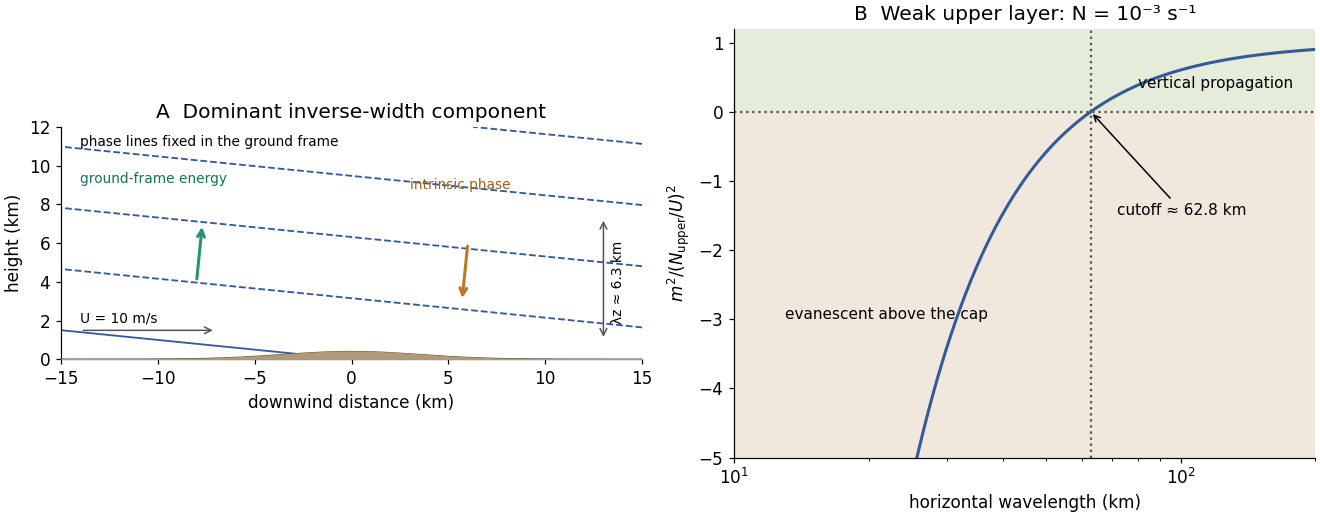

Source code (Python):
"""Original stationary phase geometry and upper-layer cutoff; directions are frame-labelled."""
from pathlib import Path
import numpy as np
import matplotlib
matplotlib.use('Agg')
import matplotlib.pyplot as plt
plt.rcParams.update({'font.size':11,'axes.spines.top':False,'axes.spines.right':False})
fig,axes=plt.subplots(1,2,figsize=(12,4.7),layout='constrained',facecolor='white')
x=np.linspace(-15,15,500);z=np.linspace(0,12,400);X,Z=np.meshgrid(x,z);k=-.1;m=-np.sqrt(1-.1**2);phase=k*X+m*Z;a=axes[0];a.contour(X,Z,phase,levels=np.arange(-16,3)*np.pi,colors='#355a9b',linewidths=1.2);ridge=.4*np.exp(-(x/5)**2);a.fill_between(x,0,ridge,color='#b19a77',zorder=3);a.plot(x,ridge,color='#6b5535',lw=1)
a.annotate('',xy=(-7.7,7),xytext=(-8,4),arrowprops={'arrowstyle':'->','color':'#269572','lw':2});a.text(-14,9.1,'ground-frame energy',fontsize=9,color='#147455');a.annotate('',xy=(5.7,3),xytext=(6,6),arrowprops={'arrowstyle':'->','color':'#bd7820','lw':2});a.text(3,8.8,'intrinsic phase',fontsize=9,color='#98621b');a.annotate('',xy=(-7,1.5),xytext=(-14,1.5),arrowprops={'arrowstyle':'->','color':'#555'});a.text(-14,1.9,'U = 10 m/s',fontsize=9);a.annotate('',xy=(13,7.315),xytext=(13,1),arrowprops={'arrowstyle':'<->','color':'#555'});a.text(13.4,4,'λz ≈ 6.3 km',rotation=90,va='center',fontsize=9);a.text(-14,11,'phase lines fixed in the ground frame',fontsize=9);a.set(xlabel='downwind distance (km)',ylabel='height (km)',xlim=(-15,15),ylim=(0,12),title='A  Dominant inverse-width component');a.set_aspect('equal')
lam=np.geomspace(10,200,600);critical=2*np.pi*10/.001/1000;m2=1-(critical/lam)**2;a=axes[1];a.axhspan(0,1.2,color='#e5edda');a.axhspan(-5,0,color='#f0e8dd');a.plot(lam,m2,color='#355a9b',lw=2);a.axhline(0,color='#555',ls=':');a.axvline(critical,color='#555',ls=':');a.text(80,.35,'vertical propagation',fontsize=10);a.text(13,-3,'evanescent above the cap',fontsize=10);a.annotate('cutoff ≈ 62.8 km',(critical,0),(72,-1.5),arrowprops={'arrowstyle':'->'},fontsize=10);a.set(xscale='log',xlabel='horizontal wavelength (km)',ylabel=r'$m^2/(N_{\rm upper}/U)^2$',ylim=(-5,1.2),xlim=(10,200),title='B  Weak upper layer: N = 10⁻³ s⁻¹')
fig.savefig(Path.cwd()/Path(__file__).with_suffix('.png').name,dpi=110,facecolor='white')
